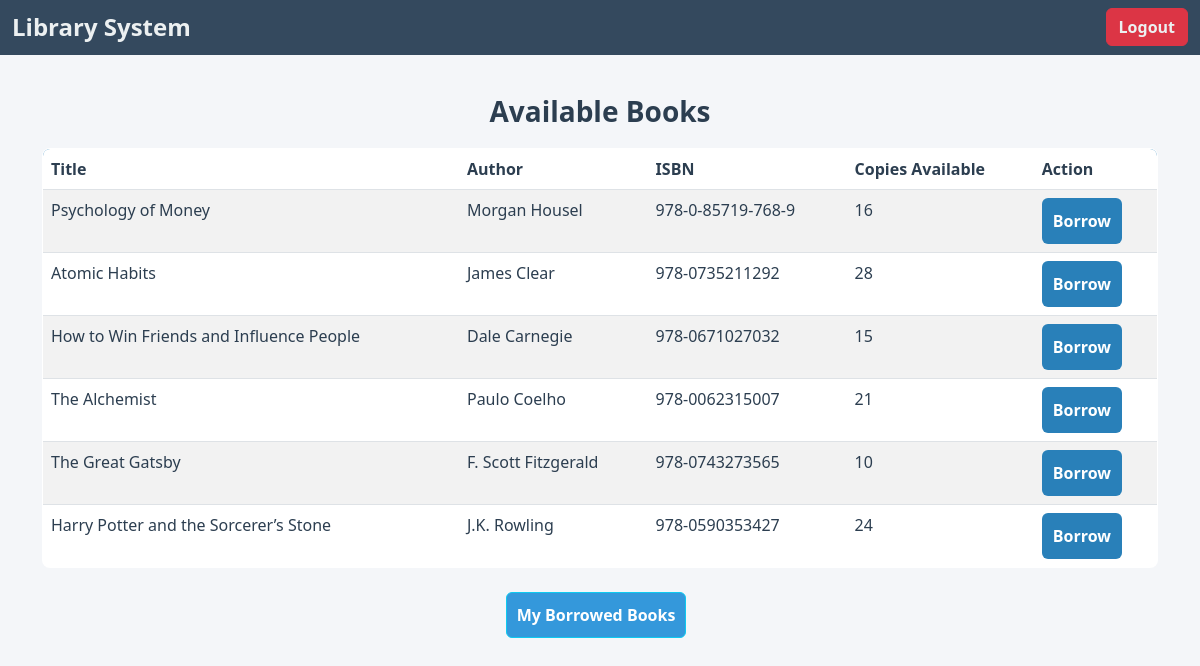
Before: /books/ (signed in) with the older database file.
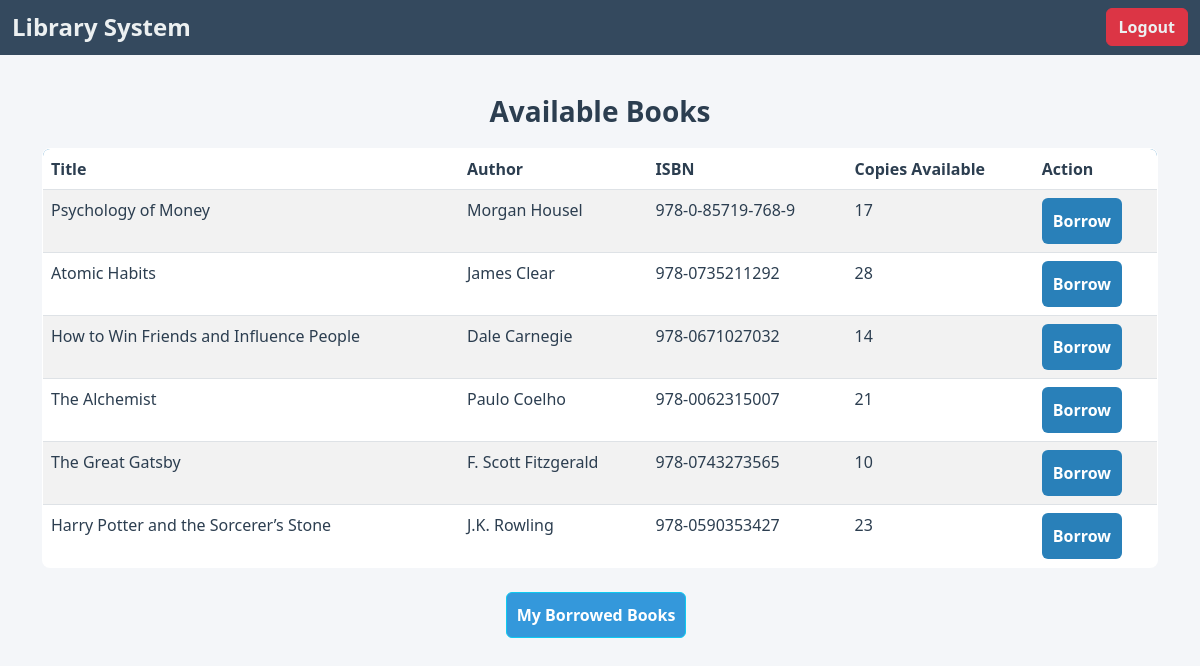
After: the same page with the newer database file.
### books/models.py (models this page shows, shortened)
class Book(models.Model):
    title = models.CharField(max_length=200)
    author = models.CharField(max_length=200)
    category = models.CharField(max_length=200)
    isbn = models.CharField(max_length=20, unique=True)
    total_copies = models.PositiveIntegerField(default=1)
    available_copies = models.PositiveIntegerField(default=1)

### books/views.py (the view)
# urls.py: path('books/', book_list, name='book-list'),
def book_list(request):
    books = Book.objects.all()
    borrowed_books = BorrowedBook.objects.filter(user=request.user)
    return render(request, 'book/book_list.html', {
        'books': books
    })

### books/templates/book/book_list.html (shortened to what this page needs)
{% load static %}
<!DOCTYPE html>
<html lang="en">
<head>
    <link rel="stylesheet" href="https://cdn.jsdelivr.net/npm/bootstrap@5.3.0/dist/css/bootstrap.min.css">
</head>
<body>
    <nav class="navbar navbar-dark">
        <div class="container-fluid">
            <span class="navbar-brand mb-0 h1">Library System</span>
            <a href="{% url 'logout' %}" class="btn btn-danger">Logout</a>
        </div>
    </nav>
    <div class="container">
        <h2>Available Books</h2>
        <table class="table table-striped">
            <thead>
                <tr>
                    <th>Title</th>
                    <th>Author</th>
                    <th>ISBN</th>
                    <th>Copies Available</th>
                    <th>Action</th>
                </tr>
            </thead>
            <tbody>
                {% for book in books %}
                <tr>
                    <td>{{ book.title }}</td>
                    <td>{{ book.author }}</td>
                    <td>{{ book.isbn }}</td>
                    <td>{{ book.available_copies }}</td>
                    <td>
                        {% if book.available_copies > 0 %}
                            <form method="post" action="{% url 'borrow_book' book.id %}">
                                <button type="submit" class="btn btn-custom">Borrow</button>
                            </form>
                        {% else %}
                            <button class="btn btn-secondary" disabled>Out of Stock</button>
                        {% endif %}
                    </td>
                </tr>
                {% empty %}
                <tr>
                    <td colspan="5" class="text-center text-danger">No books available.</td>
                </tr>
                {% endfor %}
            </tbody>
        </table>
        <div class="d-flex justify-content-center mt-4">
            <a href="{% url 'borrowed_books' %}" class="btn btn-info me-2">My Borrowed Books</a>
        </div>
    </div>
</body>
</html>

Changed rows visible on the page:
changed Book "Psychology of Money": available_copies "16" → "17"
changed Book "How to Win Friends and Influence People": available_copies "15" → "14"
changed Book "Harry Potter and the Sorcerer’s Stone": available_copies "24" → "23"
